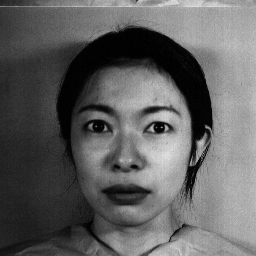
%> input picture Lista 6/jaffedbase/NA.FE1.217.tiff, 256 x 256 px, given in place of 1-01.jpg, which was not available
$ octave main2.m   (GNU Octave 9; MATLAB toolbox functions it lacks are replaced by stand-ins)
%> lines starting %> are read from the running program, lines starting %| are printed output that depends on the picture; pictures that were not available may be replaced by others from this repository, and a replacement may not be noted
### projetoFinal/faces/lerImgs2.m
function [X_train, Y_train,X_test,Y_test,X_train_aux,X_teste_aux] = x(qtd_classes,qtd_fotos,porcertagem_teste,boolCaracteristicas,caminho,cellSize,bag)
%> called with qtd_classes = 100, qtd_fotos = 14, porcertagem_teste = 0.3, boolCaracteristicas = 2, cellSize = [4 4], bag = 1
X_train = [];
Y_train = [];
X_test = [];
Y_test = [];
X_train_aux = [];
X_teste_aux = [];
aux = ceil(qtd_fotos*(1-porcertagem_teste));
qtd_fotos_teste = (qtd_fotos - ceil(qtd_fotos*(1-porcertagem_teste)));
w = 1;
b = 1;
h = fspecial('average',[4 4]);
%r = randi([1 qtd_fotos],1,qtd_fotos_teste,'single');
r = randperm(qtd_fotos,qtd_fotos_teste);
qtd_fotos_teste
r
for j = 1:qtd_classes
    file =  caminho;
    cd(file);
    for k = 1:qtd_fotos

        x = strcat(int2str(k),'.jpg');
        if(k < 10)
            x = strcat('0',x);
        end
        x = strcat('-',x);
        x = strcat(int2str(j),x);
        x = imread(x);
%> x is the input picture: size 256x256 uint8; min 0, max 226, mean 96.7
        B = imfilter(x,h);
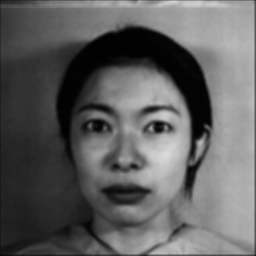
%> B: size 256x256 uint8; min 1, max 220, mean 95.9
        B = imadjust(B,[],[],0.5); % Gamma correction.
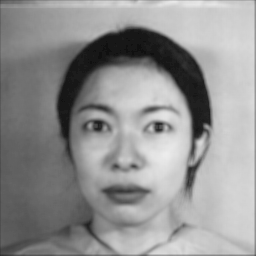
%> B: size 256x256 uint8; min 16, max 237, mean 145.9
        x = imresize(B,0.5);
%> x: size 128x128 uint8
        %faceDetector = vision.CascadeObjectDetector;
        %bboxes = faceDetector(x);
        %x = imcrop(x,[65 1 200 210]);
        x = imcrop(x,[50 0 220 240]);
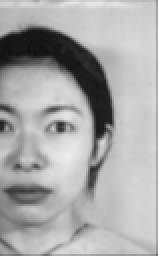
%> x: size 128x79 uint8 (shown 2 times larger); min 15, max 236, mean 168
        %x = imcrop(x,bboxes);
        x = rgb2gray(x);

        teste = 0;
        for m = 1:qtd_fotos_teste
            if(k == r(m))
                teste = 1;
            end
        end

        if(boolCaracteristicas == 2)
%> the run ends on the next line
            y = extractHOGFeatures(x,'CellSize',cellSize);
            s = reshape(x,[size(x,1)*size(x,2),1]);
            if( teste == 1)
                X_teste_aux = [X_teste_aux , s];
                Y_test = [Y_test, j];
                X_test(w, :) = y;
                w = w +1;
            else

                X_train_aux = [X_train_aux , s];
                Y_train = [Y_train, j];
                X_train(b, :) = y;
                b = b+1;
            end
        elseif(boolCaracteristicas == 1)
            y = encode(bag, x); % feature vector.
            y = y';
            s = reshape(x,[size(x,1)*size(x,2),1]);
            if( teste == 0)
                X_train_aux = [X_train_aux , s];
                Y_train = [Y_train, j];
                X_train = [X_train, y];
            else
                X_teste_aux = [X_teste_aux , s];
                Y_test = [Y_test, j];
                X_test = [X_test, y];
            end
        else
            y = reshape(x,[size(x,1)*size(x,2),1]);
            if( teste == 0)
                X_train_aux = [X_train_aux , y];
                X_train = [X_train , y];
                Y_train = [Y_train, j];
            else
                X_test = [X_test , y];
                Y_test = [Y_test, j];
            end
        end

    end
end
if(boolCaracteristicas == 2)
    X_train = transpose(X_train);
    X_test = transpose(X_test);
end
end

### projetoFinal/faces/main2.m
%%%%%%%%%%%%%%%%%%%%%%%%%%%%%
%%Arlindo Galvão - PDI2019 %%
%%        MAIN             %%
%%%%%%%%%%%%%%%%%%%%%%%%%%%%%

clear all, close all
%% Iniciar o parâmetros

    qtd_classes = 100;
    qtd_fotos = 14;
    typeExtratorDeCaracteristicas = 2; % 2 - HOG; 3 - Somente PCA
    caminho = 'C:\Users\FlavioFilho\Documents\faculdade\9_Periodo\PDI\ProjetoFinal\ProjetoPDI\projetoFinal\faces\individuos\';
    cellSize = [4 4];
    config = 1; % 1 - HOG COM O CORPOR; 2 - HOG COM A FACE; 3 - SOMENTE HOG
vetor_acuracia = [];
vetor_acuracia_por_classe = [];
for k = 1:30
%% Ler o Comjunto de Treinamento e Teste
disp("Teste "+k);
porcertagem_teste = 0.3;

[X_train, Y_train,X_test,Y_test,X_train_aux,X_teste_aux] = lerImgs2(qtd_classes,qtd_fotos,porcertagem_teste,typeExtratorDeCaracteristicas,caminho,cellSize,config);

$ run again, on Lista 6/jaffedbase/YM.DI2.65.tiff
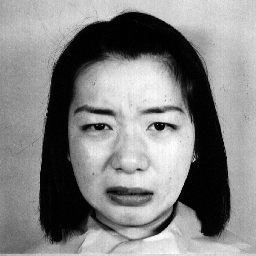
%> input picture Lista 6/jaffedbase/YM.DI2.65.tiff, 256 x 256 px, given in place of 1-01.jpg, which was not available
%> in x, x is the input picture: size 256x256 uint8; min 0, max 255, mean 132.1
%> in x, `B = imadjust(B,[],[],0.5);`:
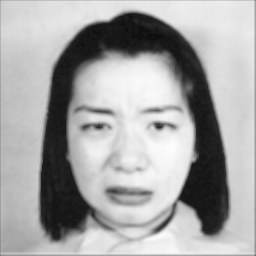
%> B: size 256x256 uint8; min 16, max 252, mean 165.8
%> in x, `x = imcrop(x,[50 0 220 240]);`:
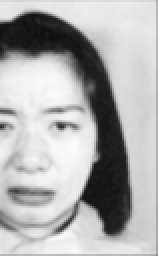
%> x: size 128x79 uint8 (shown 2 times larger); min 15, max 252, mean 174.2
